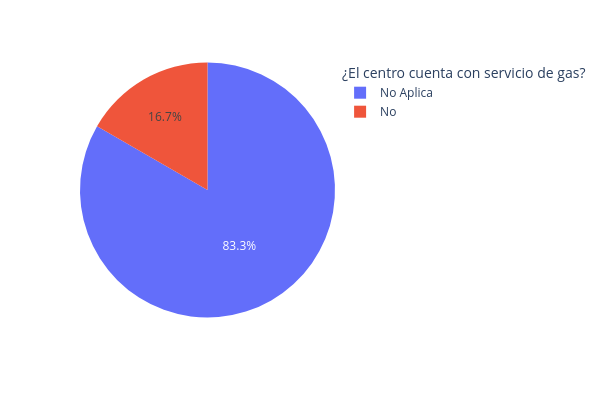

Notebook code for this chart:
### Code cell
fig = px.pie(servicios_df, names = servicios_df["gas"].value_counts().index, values = servicios_df["gas"].value_counts())

fig.update_layout(
    {
        "height" : 400,
        "width" : 600,
        "legend_title_text" : "¿El centro cuenta con servicio de gas?"
    }
)

### Figure 1 — Plotly figure (JSON) as saved in the notebook; plotly's stock layout.template omitted (floating-point values rounded to 4 significant figures)
{"data": [{"domain": {"x": [0, 1], "y": [0, 1]}, "hovertemplate": "label=%{label}<br>value=%{value}<extra></extra>", "labels": ["No Aplica", "No"], "legendgroup": "", "name": "", "showlegend": true, "type": "pie", "values": [10, 2]}], "layout": {"height": 400, "legend": {"title": {"text": "¿El centro cuenta con servicio de gas?"}, "tracegroupgap": 0}, "margin": {"t": 60}, "width": 600}}
